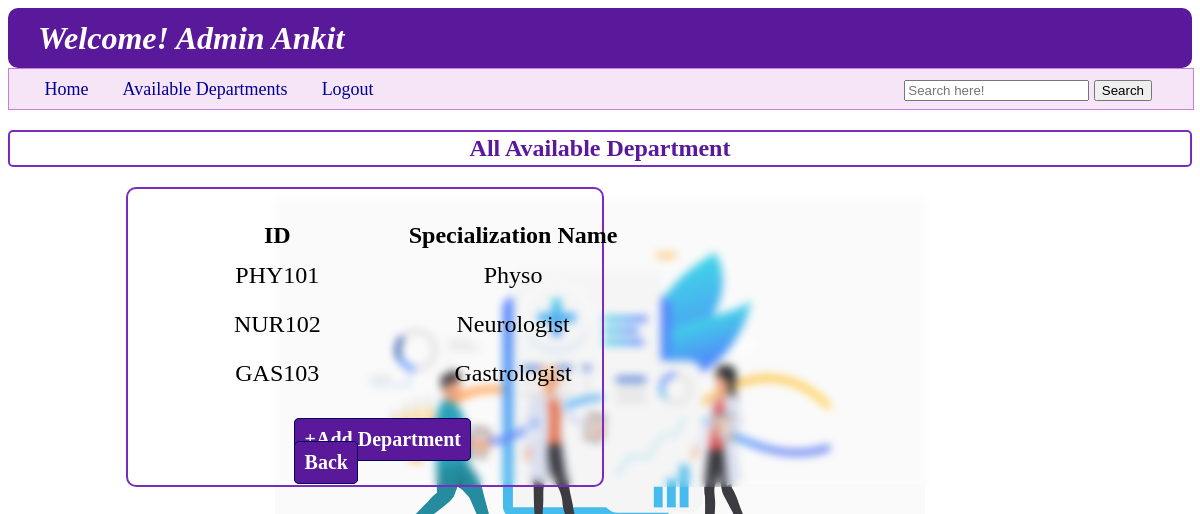
Page /admin_department on the committed database.
### backend/models.py (models this page shows)
class User_Info(db.Model):
    __tablename__ = "user_info"
    id=db.Column(db.Integer,primary_key=True,autoincrement=True)
    full_name=db.Column(db.String,nullable=False)
    email=db.Column(db.String,unique=True,nullable=False)
    password=db.Column(db.String,nullable=False)
    role=db.Column(db.Integer,default=1)
    is_blacklist=db.Column(db.Integer,default=0)
    appointments=db.relationship("Appointments",cascade="all,delete",backref="user_info",lazy=True)

class Department(db.Model):
    __tablename__ = "department"
    id=db.Column(db.String,primary_key=True,nullable=False)
    specialization=db.Column(db.String,nullable=False)
    description=db.Column(db.String,nullable=False)
    doctor=db.relationship("Doctor_Info",cascade="all,delete",backref="department",lazy=True)

### backend/controllers.py (the view)
@app.route("/admin_department")
def admin_department():
    dep=all_departments()
    return render_template("admin_department.html",department_list=dep,usern=a_n(),pop_up="")

### backend/controllers.py (called while the page is built)
def a_n():
    u=User_Info.query.all()
    return u[0].full_name

def all_departments():
    dept=Department.query.all()
    return dept

### templates/admin_department.html (shortened to what this page needs)
{%extends "admin_layout.html"%}
{%block content%}
    <h2 style="text-align: center; font-weight: bold; border: 2px solid rgb(123,44,191);padding: 3px; color: rgb(90,24,154); border-radius: 5px; ">All Available Department</h2>
    <div class="login_panel" style="width: 40%; margin-left: 10%; border: 2px solid rgb(123,44,191)">
        {%if department_list%}
        <table class="table_user_dashboard">
            <thead style="margin: 10px;">
                <th>ID</th>
                <th>Specialization Name</th>
            </thead>
            <tbody>
                {%for dept in department_list%}
                <tr>
                    <td>{{dept.id}}</td>
                    <td>{{dept.specialization}}</td>
                </tr>
                {%endfor%}
            </tbody>
        </table>
        {%else%}
        <h3>---Not Available---</h3>
        {%endif%}
        <a href="{{ url_for('add_department') }}" class="Centre_button" type="button" style="background-color: rgb(90,24,154); color: white;">+Add Department</a>
        <a href="{{ url_for('admin_dashboard',name=usern) }}" class="Centre_button" type="button" style="background-color: rgb(90,24,154); color: white;">Back</a>
    </div>
{%endblock%}

### templates/admin_layout.html (shortened to what this page needs)
<!DOCTYPE html>
<html lang="en">
<head>
    <link rel="stylesheet" href="/static/style.css">
</head>
<body style="background-image: url('/static/image/4950247_19834.svg');">
    <header>
        <div>
            <h1 class="wel"  style="background-color: rgb(90,24,154);"><i><b>Welcome! {{usern}}</b></i></h1>
        </div>
        <nav class="nav" style="background-color: rgba(224, 170, 225, 0.3); border-color: rgba(199,125,225);">
            <a class="nav_a" href="{{url_for('admin_dashboard',name=usern)}}" style="margin-left: 3%;">Home</a>
            <a class="nav_a" href="{{url_for('admin_department')}}">Available Departments</a>
            <a class="nav_a" href="/login">Logout</a>
            <span class="nav_a" style="position: absolute; right: 10px;">
                <form action="#" method="POST">
                    <input type="text" id="search" name="search" placeholder="Search here!">
                    <button type="submit">Search</button>
                </form>
            </span>
        </nav>
    </header>
    {%block content%}
    {%endblock%}
</body>
</html>

### static/style.css (style rules this page uses)
body { background-image: url("https://static.vecteezy.com/system/resources/thumbnails/002/072/163/small_2x/doctor-injecting-coronavirus-vaccine-to-a-patient-concept-free-vector.jpg"); background-repeat: no-repeat; background-size: 650px 650px; background-position: center; background-attachment: fixed; filter: saturate(1.0); z-index: -4; backdrop-filter: blur(4px); }
.wel { height: 60px; align-content: center; color: white; background-color: rgb(0, 180, 216); border-radius: 10px; margin: 0px; padding-left: 30px; }
.login_panel { height: auto; width: 60%; margin: 10px 20% 40px 20%; border: 2px double rgb(0, 180, 216); border-radius: 10px; }
.Centre_button { margin: 0% 0% 5% 35% ; border: 1px solid rgb(3, 4, 94); border-radius: 5px; padding: 2%; width: auto; font-size: 20px; font-weight: bold; color: rgb(3, 4, 94); background-color: rgb(202,240,248); }
.nav { height: 40px; width: 100%; background-color: rgba(202,240,248,0.5); border: 1px solid rgb(202, 240, 248); align-content: center; }
.nav_a { color: rgb(0,0,150); font-size: large; margin-right: 30px; text-decoration: none; }
.table_user_dashboard { align-content: center; margin: 30px; font-size: x-large; }
table { width: 100%; table-layout: fixed; }
td { text-align: center; padding: 10px; }
a { text-decoration: none; }

### rows in the picture
User_Info: full_name "Admin Ankit"
Department: id "PHY101", specialization "Physo"
Department: id "NUR102", specialization "Neurologist"
Department: id "GAS103", specialization "Gastrologist"
